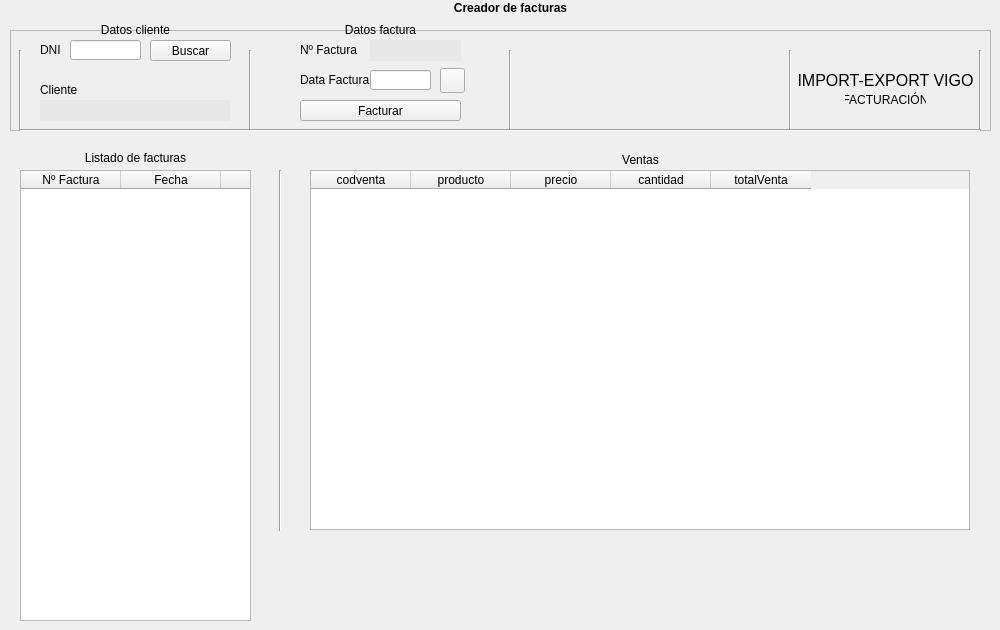
    <widget class="QWidget" name="Facturacion">
     <attribute name="title">
      <string>Facturacion</string>
     </attribute>
     <widget class="QFrame" name="frame">
      <property name="geometry">
       <rect>
        <x>10</x>
        <y>30</y>
        <width>981</width>
        <height>101</height>
       </rect>
      </property>
      <property name="frameShape">
       <enum>QFrame::StyledPanel</enum>
      </property>
      <property name="frameShadow">
       <enum>QFrame::Raised</enum>
      </property>
      <widget class="QLabel" name="label_3">
       <property name="geometry">
        <rect>
         <x>30</x>
         <y>10</y>
         <width>21</width>
         <height>20</height>
        </rect>
       </property>
       <property name="text">
        <string>DNI</string>
       </property>
      </widget>
      <widget class="QLabel" name="label_7">
       <property name="geometry">
        <rect>
         <x>30</x>
         <y>50</y>
         <width>47</width>
         <height>20</height>
        </rect>
       </property>
       <property name="text">
        <string>Cliente</string>
       </property>
      </widget>
      <widget class="QLineEdit" name="txtDniFactura">
       <property name="geometry">
        <rect>
         <x>60</x>
         <y>10</y>
         <width>71</width>
         <height>20</height>
        </rect>
       </property>
       <property name="text">
        <string/>
       </property>
      </widget>
      <widget class="QPushButton" name="btnBuscarFactura">
       <property name="geometry">
        <rect>
         <x>140</x>
         <y>10</y>
         <width>81</width>
         <height>21</height>
        </rect>
       </property>
       <property name="text">
        <string>Buscar</string>
       </property>
      </widget>
      <widget class="QLabel" name="label_10">
       <property name="geometry">
        <rect>
         <x>290</x>
         <y>40</y>
         <width>71</width>
         <height>20</height>
        </rect>
       </property>
       <property name="text">
        <string>Data Factura</string>
       </property>
      </widget>
      <widget class="QPushButton" name="btnFacturar">
       <property name="geometry">
        <rect>
         <x>290</x>
         <y>70</y>
         <width>161</width>
         <height>21</height>
        </rect>
       </property>
       <property name="text">
        <string>Facturar</string>
       </property>
      </widget>
      <widget class="QLineEdit" name="txtFechaFactura">
       <property name="geometry">
        <rect>
         <x>360</x>
         <y>40</y>
         <width>61</width>
         <height>20</height>
        </rect>
       </property>
       <property name="text">
        <string/>
       </property>
      </widget>
      <widget class="QPushButton" name="btnCalendarFactura">
       <property name="geometry">
        <rect>
         <x>430</x>
         <y>38</y>
         <width>25</width>
         <height>25</height>
        </rect>
       </property>
       <property name="text">
        <string/>
       </property>
       <property name="icon">
        <iconset resource="img/calendario.qrc">
         <normaloff>:/newPrefix/calend.png</normaloff>:/newPrefix/calend.png</iconset>
       </property>
      </widget>
      <widget class="Line" name="line_4">
       <property name="geometry">
        <rect>
         <x>230</x>
         <y>20</y>
         <width>20</width>
         <height>81</height>
        </rect>
       </property>
       <property name="orientation">
        <enum>Qt::Vertical</enum>
       </property>
      </widget>
      <widget class="QLabel" name="lblClienteFactura">
       <property name="geometry">
        <rect>
         <x>30</x>
         <y>70</y>
         <width>190</width>
         <height>21</height>
        </rect>
       </property>
       <property name="styleSheet">
        <string notr="true">background-color: rgb(232, 232, 232);</string>
       </property>
       <property name="text">
        <string/>
       </property>
      </widget>
      <widget class="QLabel" name="label_11">
       <property name="geometry">
        <rect>
         <x>785</x>
         <y>30</y>
         <width>181</width>
         <height>41</height>
        </rect>
       </property>
       <property name="font">
        <font>
         <pointsize>12</pointsize>
        </font>
       </property>
       <property name="text">
        <string>IMPORT-EXPORT VIGO</string>
       </property>
       <property name="alignment">
        <set>Qt::AlignCenter</set>
       </property>
      </widget>
      <widget class="Line" name="line_6">
       <property name="geometry">
        <rect>
         <x>770</x>
         <y>20</y>
         <width>20</width>
         <height>81</height>
        </rect>
       </property>
       <property name="orientation">
        <enum>Qt::Vertical</enum>
       </property>
      </widget>
      <widget class="Line" name="line_8">
       <property name="geometry">
        <rect>
         <x>0</x>
         <y>20</y>
         <width>20</width>
         <height>81</height>
        </rect>
       </property>
       <property name="orientation">
        <enum>Qt::Vertical</enum>
       </property>
      </widget>
      <widget class="QLabel" name="label_12">
       <property name="geometry">
        <rect>
         <x>835</x>
         <y>60</y>
         <width>81</width>
         <height>20</height>
        </rect>
       </property>
       <property name="text">
        <string>FACTURACIÓN</string>
       </property>
       <property name="alignment">
        <set>Qt::AlignCenter</set>
       </property>
      </widget>
      <widget class="Line" name="line_7">
       <property name="geometry">
        <rect>
         <x>960</x>
         <y>20</y>
         <width>20</width>
         <height>81</height>
        </rect>
       </property>
       <property name="orientation">
        <enum>Qt::Vertical</enum>
       </property>
      </widget>
      <widget class="QLabel" name="label_8">
       <property name="geometry">
        <rect>
         <x>290</x>
         <y>10</y>
         <width>61</width>
         <height>20</height>
        </rect>
       </property>
       <property name="text">
        <string>Nº Factura</string>
       </property>
      </widget>
      <widget class="QLabel" name="lblClienteNumFactura">
       <property name="geometry">
        <rect>
         <x>360</x>
         <y>10</y>
         <width>91</width>
         <height>21</height>
        </rect>
       </property>
       <property name="styleSheet">
        <string notr="true">background-color: rgb(232, 232, 232);</string>
       </property>
       <property name="text">
        <string/>
       </property>
      </widget>
      <widget class="Line" name="line_5">
       <property name="geometry">
        <rect>
         <x>490</x>
         <y>20</y>
         <width>20</width>
         <height>81</height>
        </rect>
       </property>
       <property name="orientation">
        <enum>Qt::Vertical</enum>
       </property>
      </widget>
     </widget>
     <widget class="Line" name="line_3">
      <property name="geometry">
       <rect>
        <x>20</x>
        <y>120</y>
        <width>961</width>
        <height>20</height>
       </rect>
      </property>
      <property name="orientation">
       <enum>Qt::Horizontal</enum>
      </property>
     </widget>
     <widget class="QTableWidget" name="tabClientesFacturas">
      <property name="geometry">
       <rect>
        <x>20</x>
        <y>170</y>
        <width>231</width>
        <height>451</height>
       </rect>
      </property>
      <property name="horizontalScrollBarPolicy">
       <enum>Qt::ScrollBarAlwaysOff</enum>
      </property>
      <property name="horizontalScrollMode">
       <enum>QAbstractItemView::ScrollPerItem</enum>
      </property>
      <attribute name="verticalHeaderVisible">
       <bool>false</bool>
      </attribute>
      <column>
       <property name="text">
        <string>Nº Factura</string>
       </property>
      </column>
      <column>
       <property name="text">
        <string>Fecha</string>
       </property>
      </column>
      <column>
       <property name="text">
        <string/>
       </property>
      </column>
     </widget>
     <widget class="QLabel" name="label_9">
      <property name="geometry">
       <rect>
        <x>20</x>
        <y>150</y>
        <width>231</width>
        <height>16</height>
       </rect>
      </property>
      <property name="text">
       <string>Listado de facturas</string>
      </property>
      <property name="alignment">
       <set>Qt::AlignCenter</set>
      </property>
     </widget>
     <widget class="QLabel" name="label_13">
      <property name="geometry">
       <rect>
        <x>20</x>
        <y>20</y>
        <width>231</width>
        <height>20</height>
       </rect>
      </property>
      <property name="text">
       <string>Datos cliente</string>
      </property>
      <property name="alignment">
       <set>Qt::AlignCenter</set>
      </property>
     </widget>
     <widget class="QLabel" name="label_14">
      <property name="geometry">
       <rect>
        <x>450</x>
        <y>0</y>
        <width>121</width>
        <height>16</height>
       </rect>
      </property>
      <property name="font">
       <font>
        <weight>75</weight>
        <bold>true</bold>
       </font>
      </property>
      <property name="text">
       <string>Creador de facturas</string>
      </property>
      <property name="alignment">
       <set>Qt::AlignCenter</set>
      </property>
     </widget>
     <widget class="QLabel" name="label_15">
      <property name="geometry">
       <rect>
        <x>250</x>
        <y>20</y>
        <width>261</width>
        <height>20</height>
       </rect>
      </property>
      <property name="text">
       <string>Datos factura</string>
      </property>
      <property name="alignment">
       <set>Qt::AlignCenter</set>
      </property>
     </widget>
     <widget class="QTableWidget" name="tabVentas">
      <property name="geometry">
       <rect>
        <x>310</x>
        <y>170</y>
        <width>660</width>
        <height>360</height>
       </rect>
      </property>
      <property name="minimumSize">
       <size>
        <width>660</width>
        <height>360</height>
       </size>
      </property>
      <property name="font">
       <font>
        <weight>50</weight>
        <bold>false</bold>
       </font>
      </property>
      <property name="alternatingRowColors">
       <bool>true</bool>
      </property>
      <column>
       <property name="text">
        <string>codventa</string>
       </property>
      </column>
      <column>
       <property name="text">
        <string>producto</string>
       </property>
      </column>
      <column>
       <property name="text">
        <string>precio</string>
       </property>
      </column>
      <column>
       <property name="text">
        <string>cantidad</string>
       </property>
      </column>
      <column>
       <property name="text">
        <string>totalVenta</string>
       </property>
      </column>
     </widget>
     <widget class="Line" name="line_9">
      <property name="geometry">
       <rect>
        <x>270</x>
        <y>170</y>
        <width>20</width>
        <height>361</height>
       </rect>
      </property>
      <property name="orientation">
       <enum>Qt::Vertical</enum>
      </property>
     </widget>
     <widget class="QLabel" name="label_16">
      <property name="geometry">
       <rect>
        <x>310</x>
        <y>150</y>
        <width>661</width>
        <height>20</height>
       </rect>
      </property>
      <property name="text">
       <string>Ventas</string>
      </property>
      <property name="alignment">
       <set>Qt::AlignCenter</set>
      </property>
     </widget>
     <widget class="QLabel" name="lblVentas">
      <property name="geometry">
       <rect>
        <x>310</x>
        <y>530</y>
        <width>661</width>
        <height>16</height>
       </rect>
      </property>
      <property name="text">
       <string/>
      </property>
      <property name="alignment">
       <set>Qt::AlignCenter</set>
      </property>
     </widget>
    </widget>
